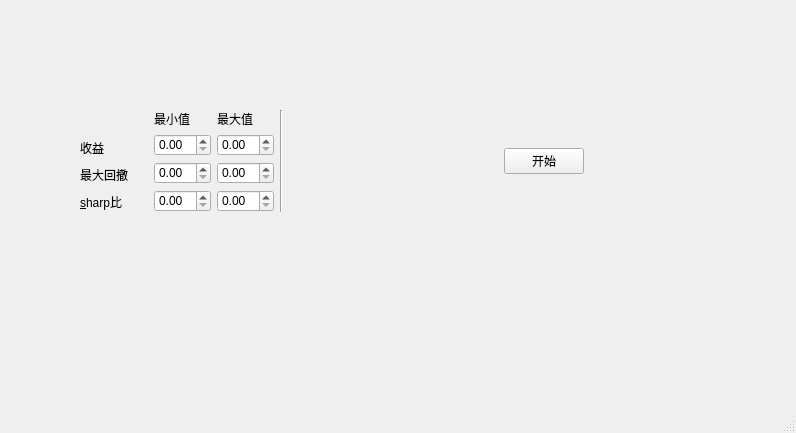
<?xml version="1.0" encoding="UTF-8"?>
<ui version="4.0">
 <class>LayoutDemo</class>
 <widget class="QMainWindow" name="LayoutDemo">
  <property name="geometry">
   <rect>
    <x>0</x>
    <y>0</y>
    <width>796</width>
    <height>433</height>
   </rect>
  </property>
  <property name="windowTitle">
   <string>MainWindow</string>
  </property>
  <widget class="QWidget" name="centralwidget">
   <widget class="QWidget" name="">
    <property name="geometry">
     <rect>
      <x>80</x>
      <y>110</y>
      <width>504</width>
      <height>102</height>
     </rect>
    </property>
    <layout class="QHBoxLayout" name="horizontalLayout">
     <item>
      <layout class="QVBoxLayout" name="verticalLayout">
       <item>
        <widget class="QLabel" name="label_6">
         <property name="text">
          <string> </string>
         </property>
        </widget>
       </item>
       <item>
        <widget class="QLabel" name="label">
         <property name="text">
          <string>收益</string>
         </property>
        </widget>
       </item>
       <item>
        <widget class="QLabel" name="label_2">
         <property name="text">
          <string>最大回撤</string>
         </property>
        </widget>
       </item>
       <item>
        <widget class="QLabel" name="label_3">
         <property name="text">
          <string>&amp;sharp比</string>
         </property>
         <property name="buddy">
          <cstring>double_spin_box_sharp_min</cstring>
         </property>
        </widget>
       </item>
      </layout>
     </item>
     <item>
      <spacer name="verticalSpacer">
       <property name="orientation">
        <enum>Qt::Vertical</enum>
       </property>
       <property name="sizeHint" stdset="0">
        <size>
         <width>20</width>
         <height>40</height>
        </size>
       </property>
      </spacer>
     </item>
     <item>
      <layout class="QGridLayout" name="gridLayout">
       <item row="0" column="0">
        <widget class="QLabel" name="label_4">
         <property name="text">
          <string>最小值</string>
         </property>
        </widget>
       </item>
       <item row="0" column="1">
        <widget class="QLabel" name="label_5">
         <property name="text">
          <string>最大值</string>
         </property>
        </widget>
       </item>
       <item row="1" column="0">
        <widget class="QDoubleSpinBox" name="double_spin_box_returns_min"/>
       </item>
       <item row="1" column="1">
        <widget class="QDoubleSpinBox" name="double_spin_box_returns_max"/>
       </item>
       <item row="2" column="0">
        <widget class="QDoubleSpinBox" name="double_spin_box_maxdrawdown_min"/>
       </item>
       <item row="2" column="1">
        <widget class="QDoubleSpinBox" name="double_spin_box_maxdrawdown_max"/>
       </item>
       <item row="3" column="0">
        <widget class="QDoubleSpinBox" name="double_spin_box_sharp_min"/>
       </item>
       <item row="3" column="1">
        <widget class="QDoubleSpinBox" name="double_spin_box_sharp_max"/>
       </item>
      </layout>
     </item>
     <item>
      <widget class="Line" name="line">
       <property name="orientation">
        <enum>Qt::Vertical</enum>
       </property>
      </widget>
     </item>
     <item>
      <spacer name="horizontalSpacer">
       <property name="orientation">
        <enum>Qt::Horizontal</enum>
       </property>
       <property name="sizeHint" stdset="0">
        <size>
         <width>200</width>
         <height>20</height>
        </size>
       </property>
      </spacer>
     </item>
     <item>
      <widget class="QPushButton" name="pushButton">
       <property name="enabled">
        <bool>true</bool>
       </property>
       <property name="text">
        <string>开始</string>
       </property>
      </widget>
     </item>
    </layout>
   </widget>
  </widget>
  <widget class="QMenuBar" name="menubar">
   <property name="geometry">
    <rect>
     <x>0</x>
     <y>0</y>
     <width>796</width>
     <height>23</height>
    </rect>
   </property>
  </widget>
  <widget class="QStatusBar" name="statusbar"/>
 </widget>
 <tabstops>
  <tabstop>double_spin_box_returns_min</tabstop>
  <tabstop>double_spin_box_returns_max</tabstop>
  <tabstop>double_spin_box_maxdrawdown_min</tabstop>
  <tabstop>double_spin_box_maxdrawdown_max</tabstop>
  <tabstop>double_spin_box_sharp_min</tabstop>
  <tabstop>double_spin_box_sharp_max</tabstop>
  <tabstop>pushButton</tabstop>
 </tabstops>
 <resources/>
 <connections/>
</ui>
